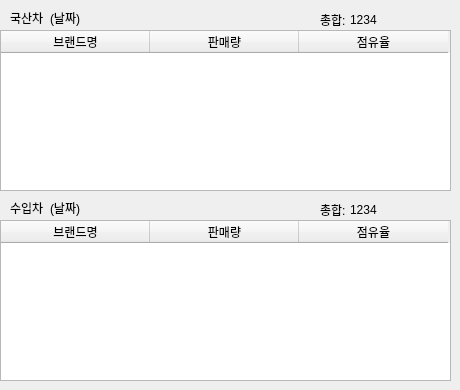
       <widget class="QWidget" name="brand">
        <widget class="QLabel" name="label_3">
         <property name="geometry">
          <rect>
           <x>10</x>
           <y>10</y>
           <width>41</width>
           <height>16</height>
          </rect>
         </property>
         <property name="text">
          <string>국산차</string>
         </property>
        </widget>
        <widget class="QLabel" name="korea_day">
         <property name="geometry">
          <rect>
           <x>50</x>
           <y>10</y>
           <width>91</width>
           <height>16</height>
          </rect>
         </property>
         <property name="text">
          <string>(날짜)</string>
         </property>
        </widget>
        <widget class="QLabel" name="label_5">
         <property name="geometry">
          <rect>
           <x>320</x>
           <y>10</y>
           <width>31</width>
           <height>20</height>
          </rect>
         </property>
         <property name="text">
          <string>총합:</string>
         </property>
        </widget>
        <widget class="QLabel" name="korea_total">
         <property name="geometry">
          <rect>
           <x>350</x>
           <y>10</y>
           <width>61</width>
           <height>20</height>
          </rect>
         </property>
         <property name="text">
          <string>1234</string>
         </property>
        </widget>
        <widget class="QTableWidget" name="tableWidget_7">
         <property name="geometry">
          <rect>
           <x>0</x>
           <y>30</y>
           <width>451</width>
           <height>161</height>
          </rect>
         </property>
         <attribute name="horizontalHeaderDefaultSectionSize">
          <number>149</number>
         </attribute>
         <column>
          <property name="text">
           <string>브랜드명</string>
          </property>
         </column>
         <column>
          <property name="text">
           <string>판매량</string>
          </property>
         </column>
         <column>
          <property name="text">
           <string>점유율</string>
          </property>
         </column>
        </widget>
        <widget class="QLabel" name="income_total">
         <property name="geometry">
          <rect>
           <x>350</x>
           <y>200</y>
           <width>61</width>
           <height>20</height>
          </rect>
         </property>
         <property name="text">
          <string>1234</string>
         </property>
        </widget>
        <widget class="QLabel" name="label_9">
         <property name="geometry">
          <rect>
           <x>10</x>
           <y>200</y>
           <width>41</width>
           <height>16</height>
          </rect>
         </property>
         <property name="text">
          <string>수입차</string>
         </property>
        </widget>
        <widget class="QLabel" name="label_10">
         <property name="geometry">
          <rect>
           <x>320</x>
           <y>200</y>
           <width>31</width>
           <height>20</height>
          </rect>
         </property>
         <property name="text">
          <string>총합:</string>
         </property>
        </widget>
        <widget class="QTableWidget" name="tableWidget_8">
         <property name="geometry">
          <rect>
           <x>0</x>
           <y>220</y>
           <width>451</width>
           <height>161</height>
          </rect>
         </property>
         <attribute name="horizontalHeaderDefaultSectionSize">
          <number>149</number>
         </attribute>
         <column>
          <property name="text">
           <string>브랜드명</string>
          </property>
         </column>
         <column>
          <property name="text">
           <string>판매량</string>
          </property>
         </column>
         <column>
          <property name="text">
           <string>점유율</string>
          </property>
         </column>
        </widget>
        <widget class="QLabel" name="income_day">
         <property name="geometry">
          <rect>
           <x>50</x>
           <y>200</y>
           <width>91</width>
           <height>16</height>
          </rect>
         </property>
         <property name="text">
          <string>(날짜)</string>
         </property>
        </widget>
       </widget>
